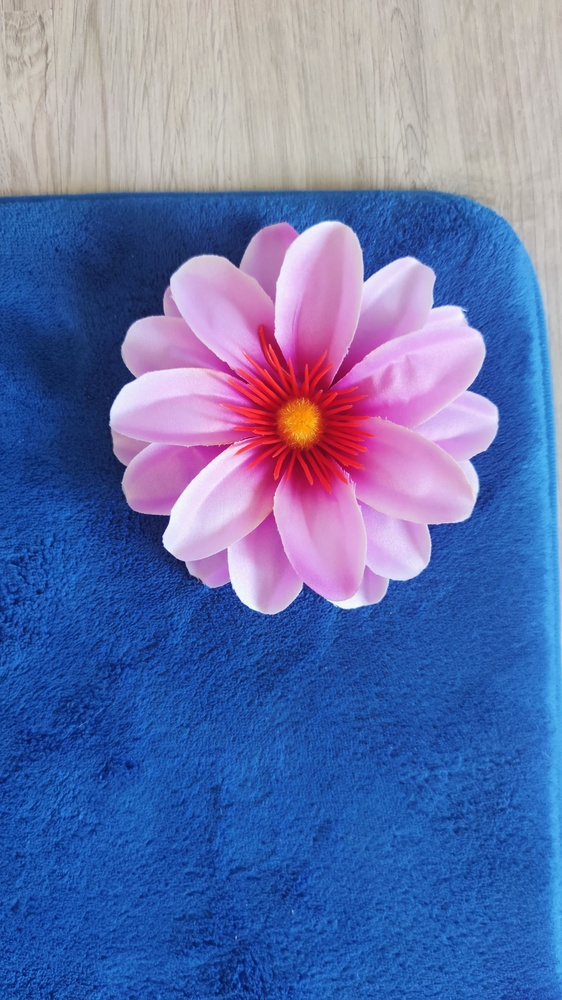
//> input picture 3D Cameras/Computer Vision Plugin/Input Images/image0.jpg, 562 x 1000 px, shrunk from 2048 x 3646 before the run
$ ./Computer_Vision_Plugin   (built with g++ and OpenCV 4)
//> lines starting //> are read from the running program, lines starting //| are printed output that depends on the picture
// Computer Vision Plugin.cpp : This file contains the 'main' function. Program execution begins and ends there.
//
#if _MSC_VER // this is defined when compiling with Visual Studio
#define EXPORT_API __declspec(dllexport) // Visual Studio needs annotating exported functions with this
#else
#define EXPORT_API // XCode does not need annotating exported functions, so define is empty
#endif

#include "opencv2/core.hpp"
#include <opencv2/opencv.hpp>
#include <opencv2/calib3d/calib3d.hpp>
#include "opencv2/xfeatures2d.hpp"
#include "opencv2/highgui.hpp"
#include "opencv2/features2d.hpp"
#include "opencv2/imgproc.hpp"

// ------------------------------------------------------------------------
// Plugin itself
// Link following functions C-style (required for plugins)
extern "C"
{
	struct Vector2
	{
		float x;
		float y;
	};

	struct Vector3
	{
		float x;
		float y;
		float z;
	};

	struct Vector4
	{
		float x;
		float y;
		float z;
		float w;
	};

	struct Matrix
	{
		float fx;
		float fy;
		float px;
		float py;
		float width;
		float height;
	};

	// The functions we will call from Unity.
	//
	// [79 lines left out: functions transform, recoverPoseFromPnP, PNP, not called in this run]
} // end of export C block

/* Detect feature points with SIFT. Match feature points with FLANN */
void DetectorFLANNSift(cv::Mat image1, cv::Mat image2, std::ofstream& measure)
{
	cv::Ptr<cv::Feature2D> detectorSift;
	cv::Ptr<cv::DescriptorMatcher> matcherFlann;

	std::vector<cv::KeyPoint> keypoints1, keypoints2;
	cv::Mat descriptors1, descriptors2;

	std::vector<std::vector<cv::DMatch> > knn_matches;
	std::vector<cv::DMatch> good_matches;

	const float ratio_thresh = 0.75f;

	/* SIFT detector */
	/* TODO 1.2.1 Intialize SIFT detector */
	/* TODO 1.2.2 Detect keypoints and descriptors in both images */

	/* TODO 1.6.1 Compute execution time of SIFT */
	auto durationSift = 0;

	/* Save execution time and number of feature points */
	measure << "SIFT detectors execution time: " << durationSift << std::endl;
	measure << "SIFT detected " << keypoints1.size() << " and " << keypoints2.size() << " keypoints" << std::endl;

	/* FLANNMatcher */
	/* TODO 1.3.1 Initialize FLANN Matcher */
	/* TODO 1.3.2 Use knnMatch to match feature points in the two images */
	/* TODO 1.3.3 Filter the matches using Lowe's ratio test. Save the result in good_matches */

	/* TODO 1.6.3 Compute execution time of FLANN */
	auto durationFlann = 0;

	/* Save execution time and number of matched feature points */
	measure << "FLANN matcher execution time: " << durationFlann << std::endl;
	measure << "FLANN matched " << good_matches.size() << " keypoints" << std::endl;
	measure << std::endl;

	/* Save results */
	cv::Mat image_matches;
	drawMatches(image1, keypoints1, image2, keypoints2, good_matches, image_matches, cv::Scalar::all(-1),
		cv::Scalar::all(-1), std::vector<char>(), cv::DrawMatchesFlags::NOT_DRAW_SINGLE_POINTS);
	cv::imwrite("SIFT_Flann.jpg", image_matches);
}

/* Detect feature points with SIFT. Match feature points with BF */
void DetectorBFSift(cv::Mat image1, cv::Mat image2, std::ofstream& measure)
{
	cv::Ptr<cv::Feature2D> detectorSift;
	cv::Ptr<cv::DescriptorMatcher> matcherBF;

	std::vector<cv::KeyPoint> keypoints1, keypoints2;
	cv::Mat descriptors1, descriptors2;

	std::vector<cv::DMatch> matches;
	std::vector<cv::DMatch> good_matches;

	int maximumSize = 20;

	/* SIFT detector */
	/* TODO 1.2.1 Intialize SIFT detector */
	/* TODO 1.2.2 Detect keypoints and descriptors in both images */

	/* TODO 1.6.1 Compute execution time of SIFT */
	auto durationSift = 0;

	/* Save execution time and number of feature points */
	measure << "SIFT detectors execution time: " << durationSift << std::endl;
	measure << "SIFT detected " << keypoints1.size() << " and " << keypoints2.size() << " keypoints" << std::endl;

	/* BFMatcher */
	/* TODO 1.4.1 Initialize BFMatcher */
	/* TODO 1.4.2 Match the feature points in the two images */

	/* Save in good_matches the best 20 results */
	sort(begin(matches), end(matches), [](cv::DMatch a, cv::DMatch b) { return a.distance < b.distance; });

	if (maximumSize > matches.size())
	{
		maximumSize = matches.size();
	}

	for (size_t i = 0; i < maximumSize; i++)
	{
		good_matches.push_back(matches[i]);
	}

	/* TODO 1.6.4 Compute execution time of BF */
	auto durationBF = 0;

	/* Save execution time and number of matched feature points */
	measure << "BF matcher execution time: " << durationBF << std::endl;
	measure << "BF matched " << good_matches.size() << " keypoints" << std::endl;
	measure << std::endl;

	/* Save results */
	cv::Mat image_matches;
	drawMatches(image1, keypoints1, image2, keypoints2, good_matches, image_matches, cv::Scalar::all(-1),
		cv::Scalar::all(-1), std::vector<char>(), cv::DrawMatchesFlags::NOT_DRAW_SINGLE_POINTS);
	cv::imwrite("SIFT_BF.jpg", image_matches);
}

/* Detect feature points with ORB. Match feature points with BF */
void DetectorBFOrb(cv::Mat image1, cv::Mat image2, std::ofstream& measure)
{
	cv::Ptr<cv::ORB> detectorOrb;
	cv::Ptr<cv::DescriptorMatcher> matcherBF;

	std::vector<cv::KeyPoint> keypoints1, keypoints2;
	cv::Mat descriptors1, descriptors2;

	std::vector<cv::DMatch> matches;
	std::vector<cv::DMatch> good_matches;

	int maximumSize = 20;

	/* ORB detector */
	/* TODO 1.5.1 Intialize ORB detector */
	/* TODO 1.5.2 Detect keypoints and descriptors in both images */

	/* TODO 1.6.2 Compute execution time of ORB */
	auto durationOrb = 0;

	/* Save execution time and number of feature points */
	measure << "ORB detectors execution time: " << durationOrb << std::endl;
	measure << "ORB detected " << keypoints1.size() << " and " << keypoints2.size() << " keypoints" << std::endl;

	/* BFMatcher */
	/* TODO 1.4.1 Initialize BFMatcher */
	/* TODO 1.4.2 Match the feature points in the two images */

	/* Save in good_matches the best 20 results */
	sort(begin(matches), end(matches), [](cv::DMatch a, cv::DMatch b) { return a.distance < b.distance; });

	if (maximumSize > matches.size())
	{
		maximumSize = matches.size();
	}

	for (size_t i = 0; i < maximumSize; i++)
	{
		good_matches.push_back(matches[i]);
	}

	/* TODO 1.6.4 Compute execution time of BF */
	auto durationBF = 0;

	/* Save execution time and number of matched feature points */
	measure << "BF matcher execution time: " << durationBF << std::endl;
	measure << "BF matched " << good_matches.size() << " keypoints" << std::endl;
	measure << std::endl;

	/* Save results */
	cv::Mat image_matches;
	drawMatches(image1, keypoints1, image2, keypoints2, good_matches, image_matches, cv::Scalar::all(-1),
		cv::Scalar::all(-1), std::vector<char>(), cv::DrawMatchesFlags::NOT_DRAW_SINGLE_POINTS);
	cv::imwrite("ORB_BF.jpg", image_matches);
}

void FeatureDetection()
{
	/* TODO 1.1 Read images created by Unity */
	cv::Mat image1 = cv::imread("path\\to\\image0.jpg", cv::IMREAD_COLOR);
//> image1 is the input picture: 1000 rows x 562 cols, CV_8UC3; mean B, G, R 172.2, 115.3, 99.8
	cv::Mat image2 = cv::imread("path\\to\\image1.jpg", cv::IMREAD_COLOR);
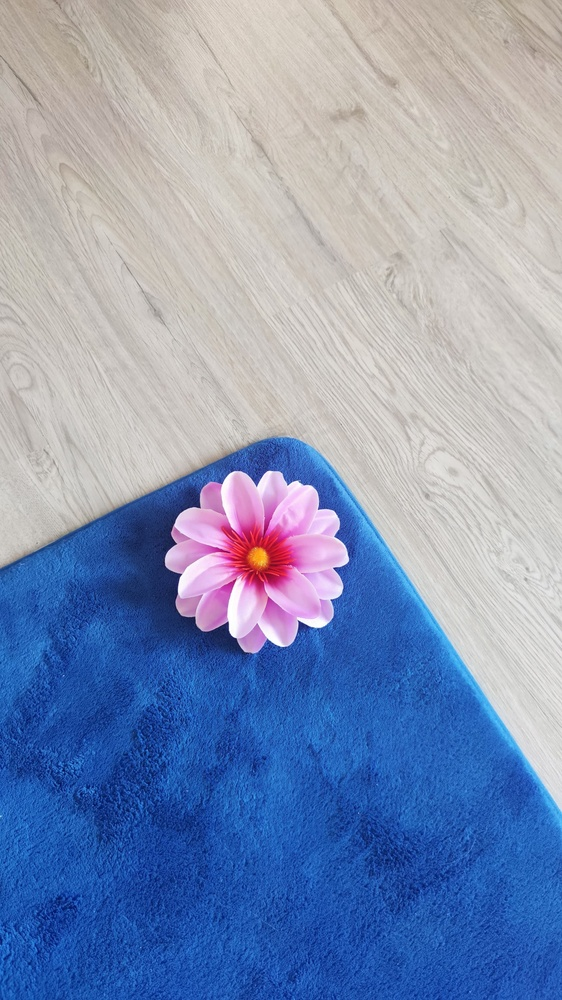
//> input picture 3D Cameras/Computer Vision Plugin/Input Images/image1.jpg, 562 x 1000 px, shrunk from 2048 x 3646 before the run
//> image2 is the input picture: 1000 rows x 562 cols, CV_8UC3; mean B, G, R 181.9, 149, 133.8

	/* Output file for measurements */
	std::ofstream measure;
	measure.open("measurements.txt");

	/* Detect feature points with SIFT. Match feature points with FLANN */
	DetectorFLANNSift(image1, image2, measure);
//> in DetectorFLANNSift, `drawMatches(image1, keypoints1, image2, keypoints2, good_matches, imag..`:
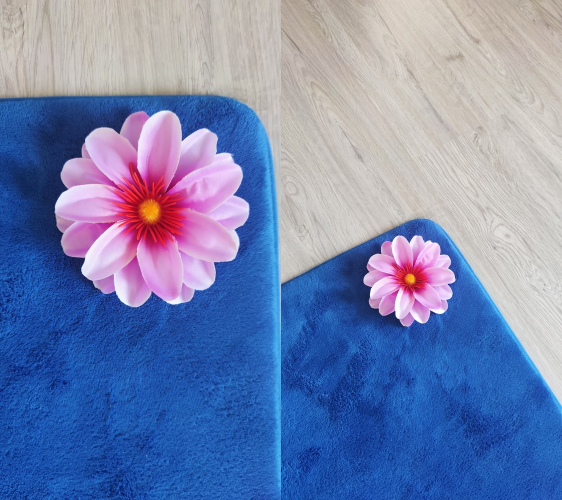
//> image_matches: 1000 rows x 1124 cols, CV_8UC3 (shown at 1/2 size); mean B, G, R 177, 132.1, 116.8
//> in DetectorFLANNSift, `drawMatches(image1, keypoints1, image2, keypoints2, good_matches, imag..`: keypoints1 = 0 keypoints; good_matches = 0 matches

	/* Detect feature points with SIFT. Match feature points with BF */
	DetectorBFSift(image1, image2, measure);
//> in DetectorBFSift, `drawMatches(image1, keypoints1, image2, keypoints2, good_matches, imag..`: keypoints1 = 0 keypoints

	/* Detect feature points with ORB. Match feature points with BF */
	DetectorBFOrb(image1, image2, measure);

	measure.close();
}

// [4 lines left out: function main, not called in this run]

// added to run one function of the file
int main() { FeatureDetection(); }
